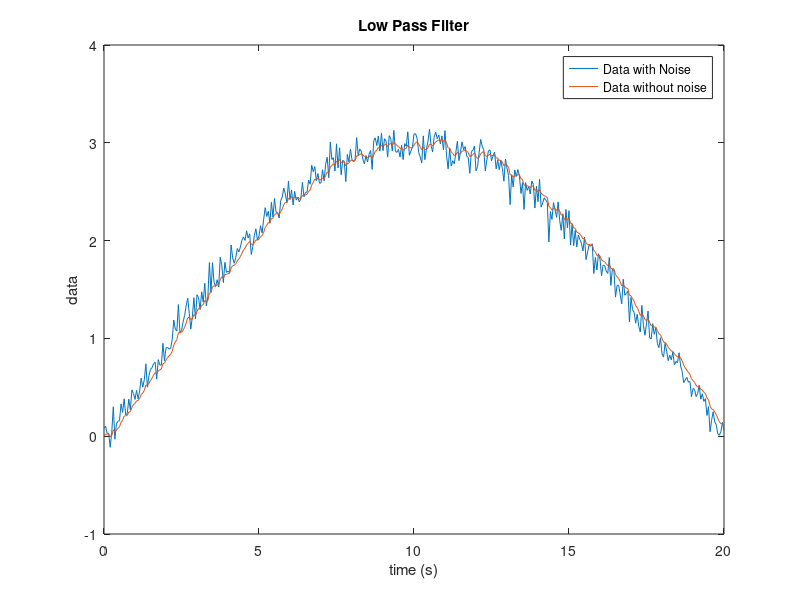

The MATLAB script that drew this image: (Note: this script raises an error after producing the figure.)
clear;
clc;
close all;

%Time parameters
dt = 0.05;
t = 0:dt:20;

%Generate an input signal
y_clean = 3*sin(t*0.05*pi);
y_noise = 0.1*randn(1,length(t));
y_total = y_clean+y_noise;

%Filter parameters
tau = 1/5;
alpha = dt/(tau+dt);

g = zeros(1,length(t));
for i = 2:length(t)
    g(i) = ((1 - alpha) * g(i - 1)) + (alpha * y_total(i));
end

%Plot the data;
figure()
plot(t,y_total)
hold on
plot(t,g)

title('Low Pass Filter')
xlabel('time (s)')
ylabel('data')
legend('Data with Noise','Data without noise')
subtitle('$$\tau = \frac{1}{5}$$','Interpreter','latex')